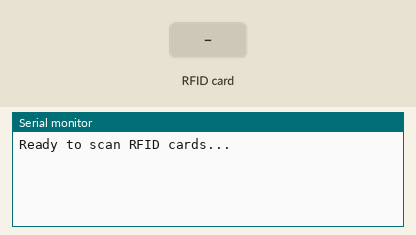
Simulated run of this sketch. Board: ESP32. Parts: the last lines printed to the serial monitor. Inputs (shaded band) come from the test bench.

Above: at 1.2 s.
1.3 s: RFID card 5E 7A 19 C4 held to the reader
At 1.9 s:
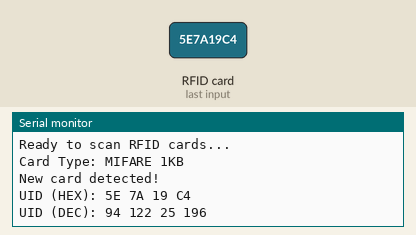
2.8 s: RFID card 5E 7A 19 C4 held to the reader
At 3.5 s:
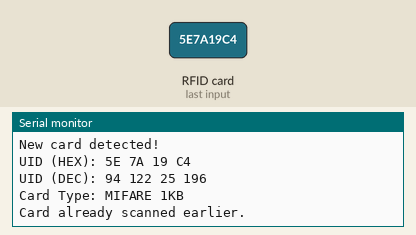

Measured:
- after the input at 1.3 s, the serial monitor: prints a new line at once (image 1)
- after the input at 2.8 s, the serial monitor: prints a new line at once (image 2)

The sketch:

9_SPI_RFID.ino
```cpp
#include <SPI.h>      // SPI communication for MFRC522
#include <MFRC522.h>  // RFID library

#define SS_PIN 5   // SDA / SS pin of RFID module
#define RST_PIN 4  // Reset pin of RFID module

MFRC522 rfid(SS_PIN, RST_PIN);  // Create RFID object
byte lastUID[4];                // Stores last scanned 4-byte UID

void setup() {
  Serial.begin(9600);  // Serial monitor for debugging
  SPI.begin();         // Start SPI bus
  rfid.PCD_Init();     // Initialize RFID reader
  Serial.println("Ready to scan RFID cards...");
}

void loop() {

  // Check if any card is placed near the reader
  if (!rfid.PICC_IsNewCardPresent()) return;

  // Try to read the card's UID
  if (!rfid.PICC_ReadCardSerial()) return;

  // Detect the card type (MIFARE, NTAG, etc.)
  MFRC522::PICC_Type type = rfid.PICC_GetType(rfid.uid.sak);

  Serial.print("Card Type: ");
  Serial.println(rfid.PICC_GetTypeName(type));

  // Allow only MIFARE Classic cards
  if (type != MFRC522::PICC_TYPE_MIFARE_MINI && type != MFRC522::PICC_TYPE_MIFARE_1K && type != MFRC522::PICC_TYPE_MIFARE_4K) {
    Serial.println("Not a MIFARE Classic card!");
    return;
  }

  // -------- CHECK IF CARD IS NEW OR SAME AS LAST TIME --------
  bool isNew = false;
  for (byte i = 0; i < 4; i++) {
    if (rfid.uid.uidByte[i] != lastUID[i]) {
      isNew = true;  // UID mismatch → new card
      break;
    }
  }

  if (isNew) {
    Serial.println("New card detected!");

    // Save this UID for next comparison
    for (byte i = 0; i < 4; i++) {
      lastUID[i] = rfid.uid.uidByte[i];
    }

    // -------- PRINT UID IN HEX FORMAT --------
    Serial.print("UID (HEX): ");
    for (byte i = 0; i < rfid.uid.size; i++) {
      if (rfid.uid.uidByte[i] < 0x10) Serial.print("0");
      Serial.print(rfid.uid.uidByte[i], HEX);
      Serial.print(" ");
    }
    Serial.println();

    // -------- PRINT UID IN DECIMAL FORMAT --------
    Serial.print("UID (DEC): ");
    for (byte i = 0; i < rfid.uid.size; i++) {
      Serial.print(rfid.uid.uidByte[i]);
      Serial.print(" ");
    }
    Serial.println();
  } else {
    Serial.println("Card already scanned earlier.");  // Same card as before
  }

  // Stop communication with this card
  rfid.PICC_HaltA();
  rfid.PCD_StopCrypto1();
}
```
